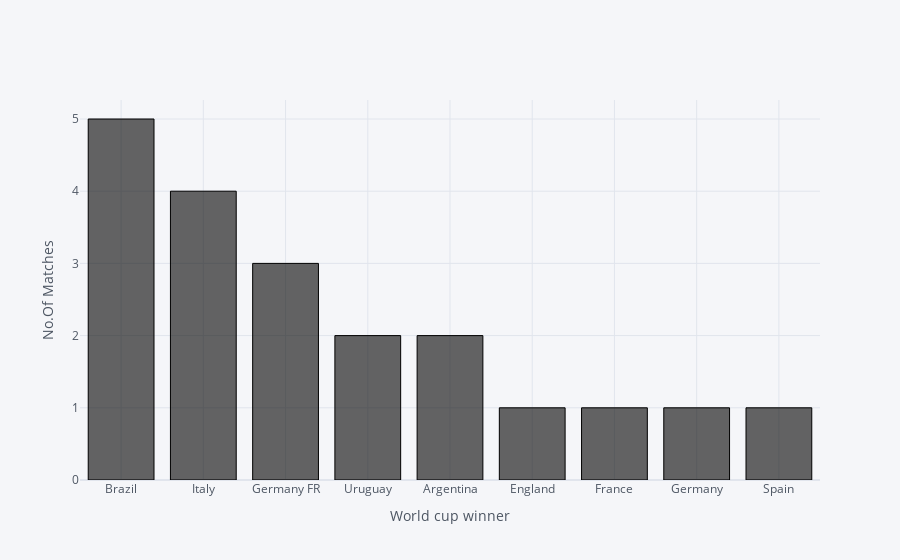

The notebook cell this image was saved under:
### Code cell
winner.iplot(kind='bar',xTitle='World cup winner',yTitle='No.Of Matches',color="black")

### Figure 1 — Plotly figure (JSON) as saved in the notebook; plotly's stock layout.template omitted (floating-point values rounded to 4 significant figures)
{"data": [{"marker": {"color": "rgba(0, 0, 0, 0.6)", "line": {"color": "rgba(0, 0, 0, 1.0)", "width": 1}}, "name": "Winner", "orientation": "v", "text": "", "type": "bar", "x": ["Brazil", "Italy", "Germany FR", "Uruguay", "Argentina", "England", "France", "Germany", "Spain"], "y": [5, 4, 3, 2, 2, 1, 1, 1, 1]}], "layout": {"legend": {"bgcolor": "#F5F6F9", "font": {"color": "#4D5663"}}, "paper_bgcolor": "#F5F6F9", "plot_bgcolor": "#F5F6F9", "title": {"font": {"color": "#4D5663"}}, "xaxis": {"gridcolor": "#E1E5ED", "showgrid": true, "tickfont": {"color": "#4D5663"}, "title": {"font": {"color": "#4D5663"}, "text": "World cup winner"}, "zerolinecolor": "#E1E5ED"}, "yaxis": {"gridcolor": "#E1E5ED", "showgrid": true, "tickfont": {"color": "#4D5663"}, "title": {"font": {"color": "#4D5663"}, "text": "No.Of Matches"}, "zerolinecolor": "#E1E5ED"}}}
